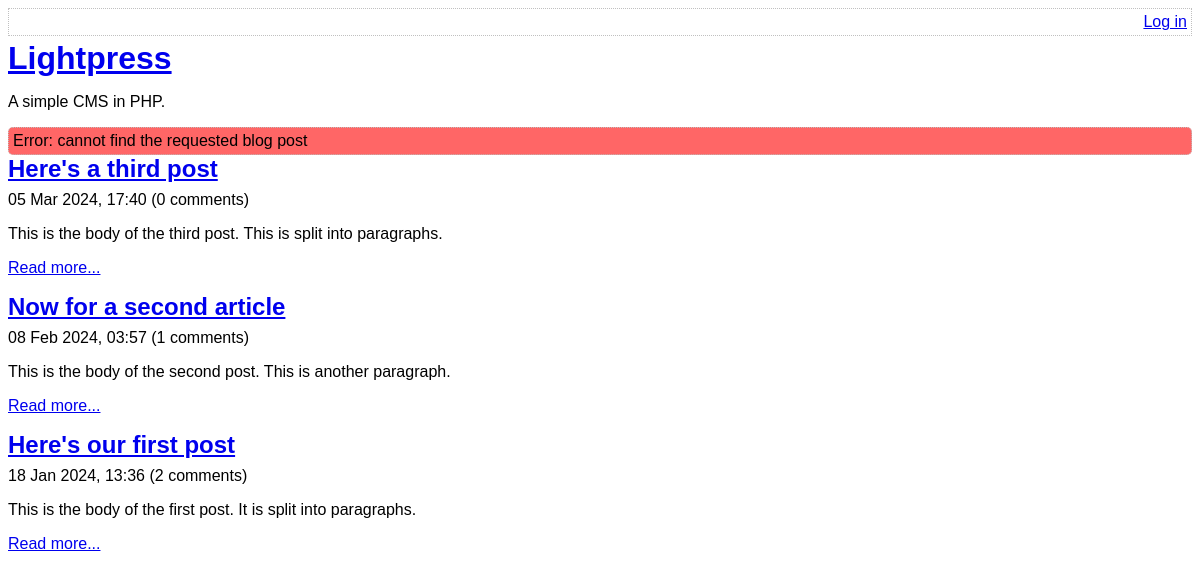
/index.php?not-found=1, run on the app's committed database.
### tables this page shows
CREATE TABLE post (
    id INTEGER PRIMARY KEY AUTOINCREMENT NOT NULL,
    title VARCHAR NOT NULL,
    body VARCHAR NOT NULL,
    user_id INTEGER NOT NULL,
    created_at VARCHAR NOT NULL,
    updated_at VARCHAR
);

### lib/common.php (called while the page is built, shortened)
<?php
function getRootPath()
{
    return realpath(__DIR__ . '/..');
}
function getDatabasePath()
{
    return getRootPath() . '/data/data.sqlite';
}
function getDsn()
{
    return 'sqlite:' . getDatabasePath();
}
function getPDO()
{
    return new PDO(getDsn());
}
function htmlEscape($html)
{
    return htmlspecialchars($html, ENT_HTML5, 'UTF-8');
}
function convertSqlDate($sqlDate)
{
    $date = DateTime::createFromFormat('Y-m-d H:i:s', $sqlDate);
    return $date->format('d M Y, H:i');
}
function countCommentsForPost($postId)
{
    $pdo = getPDO();
    $sql = "
        SELECT
            COUNT(*) c
        FROM
            comment
        WHERE
            post_id = :post_id
    ";
    $stmt = $pdo->prepare($sql);
    $stmt->execute(
        array('post_id' => $postId, )
    );
    return (int) $stmt->fetchColumn();
}

### index.php (the view, shortened to what this page needs)
<?php
require_once 'lib/common.php';
$pdo = getPDO();
$statement = $pdo->query(
    'SELECT
        id, title, created_at, body
    FROM
        post
    ORDER BY
        created_at DESC'
);
$notFound = isset($_GET['not-found']);
?>
<!DOCTYPE html>
<html>
    <head>
        <?php require 'templates/head.php' ?>
    </head>
    </head>
    <body>
        <?php require 'templates/title.php' ?>
        <?php if ($notFound): ?>
            <div class="error box">
                Error: cannot find the requested blog post
            </div>
        <?php endif ?>
        <?php while ($row = $statement->fetch(PDO::FETCH_ASSOC)): ?>
            <h2>
               <a href="view-post.php?post_id=<?php echo $row['id'] ?>"><?php echo htmlEscape($row['title']) ?></a>
            </h2>
            <div>
                <?php echo convertSqlDate($row['created_at']) ?>
                (<?php echo countCommentsForPost($row['id']) ?> comments)
            </div>
            <p>
                <?php echo htmlEscape($row['body']) ?>
            </p>
            <p>
                <a
                    href="view-post.php?post_id=<?php echo $row['id'] ?>"
                >Read more...</a>
            </p>
        <?php endwhile ?>
    </body>
</html>

### assets/main.css (style rules this page uses)
.box { border: 1px dotted silver; border-radius: 5px; padding: 4px; }
.error { background-color: #ff6666; }
h1, h2, h3 { margin-top: 0; margin-bottom: 8px; }
body { font-family: sans-serif; }

### data on the page
post: title "Here's a third post", created_at "05 Mar 2024, 17:40", id "0", body "This is the body of the third post. This is split into paragraphs."
post: title "Now for a second article", created_at "08 Feb 2024, 03:57", id "1", body "This is the body of the second post. This is another paragraph."
post: title "Here's our first post", created_at "18 Jan 2024, 13:36", id "2", body "This is the body of the first post. It is split into paragraphs."
